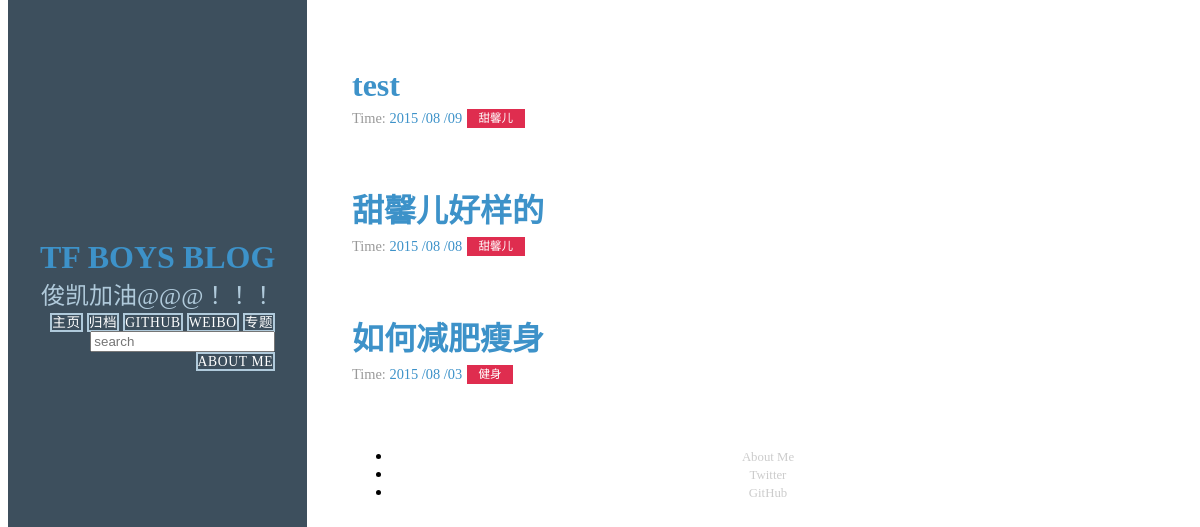
/archives/, run on the app's committed database.
### article/models.py (models this page shows, shortened)
class Article(models.Model) :
    title = models.CharField(max_length = 100)  #博客题目
    category = models.CharField(max_length = 50, blank = True)  #博客标签
    date_time = models.DateTimeField(auto_now_add = True)  #博客日期
    content = models.TextField(blank = True, null = True)  #博客文章正文
    class Meta:
        ordering = ['-date_time']

### article/views.py (the view)
# urls.py: url(r'^archives/$', 'article.views.archives', name = 'archives'),
def archives(request) :
    try:
        post_list = Article.objects.all()
    except Article.DoesNotExist :
        raise Http404
    return render(request, 'archives.html', {'post_list' : post_list,
                                            'error' : False})

### templates/archives.html
{% extends "base.html" %}
{% block content %}
<div class="posts">
    {% for post in post_list %}
        <section class="post">
            <header class="post-header">
                <h2 class="post-title"><a href="{% url "detail" id=post.id %}">{{ post.title }}</a></h2>
                    <p class="post-meta">
                        Time:  <a class="post-author" href="#">{{ post.date_time |date:"Y /m /d"}}</a> <a class="post-category post-category-js" href="{% url "search_tag" tag=post.category %}">{{ post.category }}</a>
                    </p>
            </header>
        </section>
    {% endfor %}
</div>
{% endblock %}

### static/styles/blog.css (style rules this page uses)
* { -webkit-box-sizing: border-box; -moz-box-sizing: border-box; box-sizing: border-box; }
a { text-decoration: none; color: rgb(61, 146, 201); }
.post { padding-bottom: 2em; }
.post-title { font-size: 2em; color: #222; margin-bottom: 0.2em; }
.post-meta { color: #999; font-size: 90%; margin: 0; }
.post-category { margin: 0 0.1em; padding: 0.3em 1em; color: #fff; background: #999; font-size: 80%; }
.post-category-js { background: #df2d4f; }

### data on the page
Article: title "test", date_time "2015 /08 /09", category "甜馨儿"
Article: title "甜馨儿好样的", date_time "2015 /08 /08", category "甜馨儿"
Article: title "如何减肥瘦身", date_time "2015 /08 /03", category "健身"
